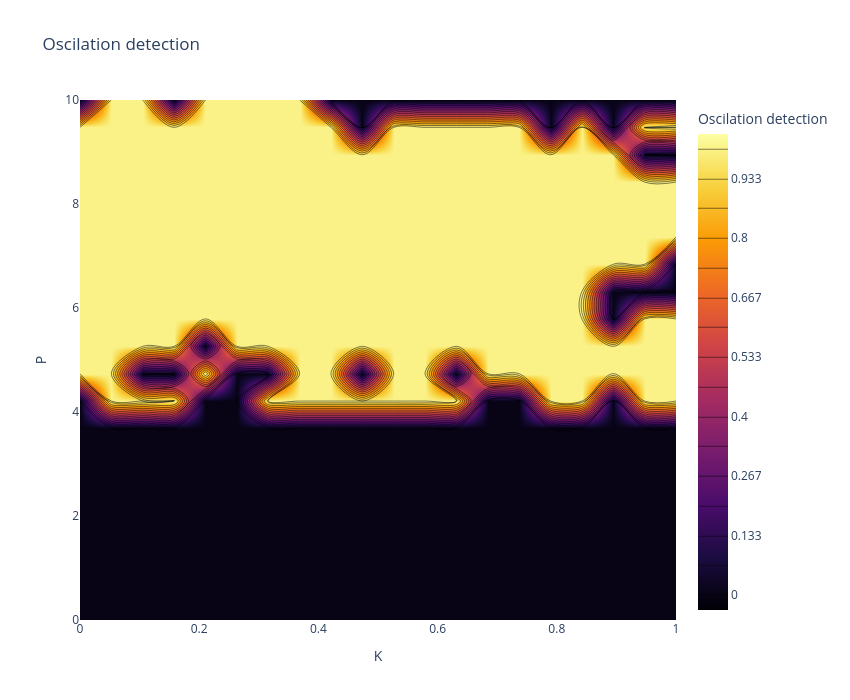
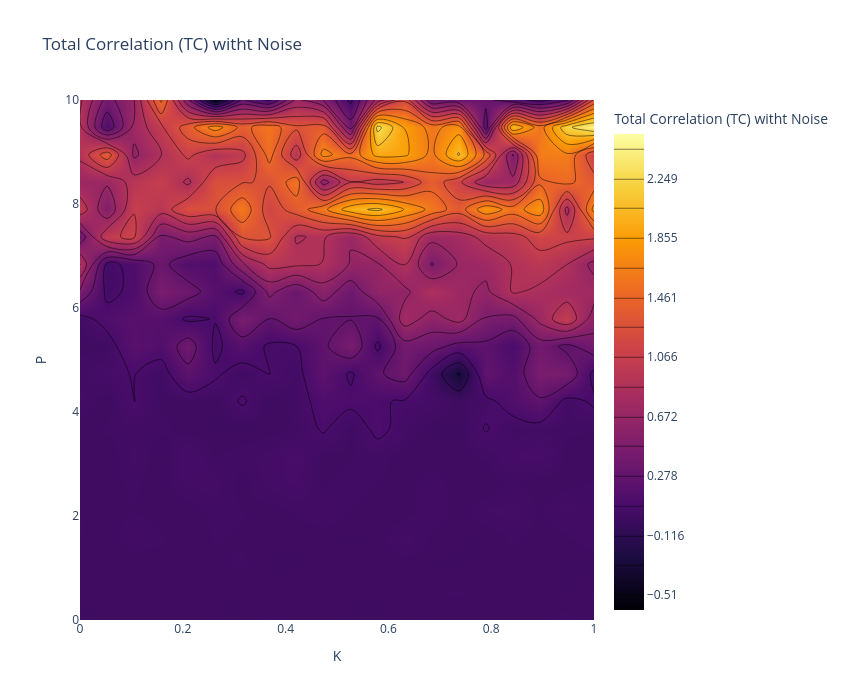
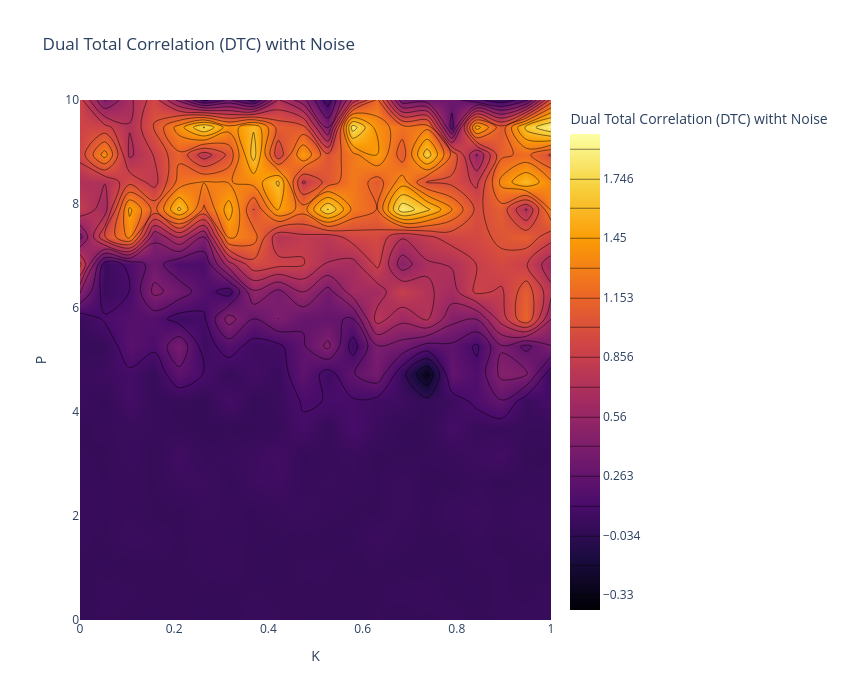
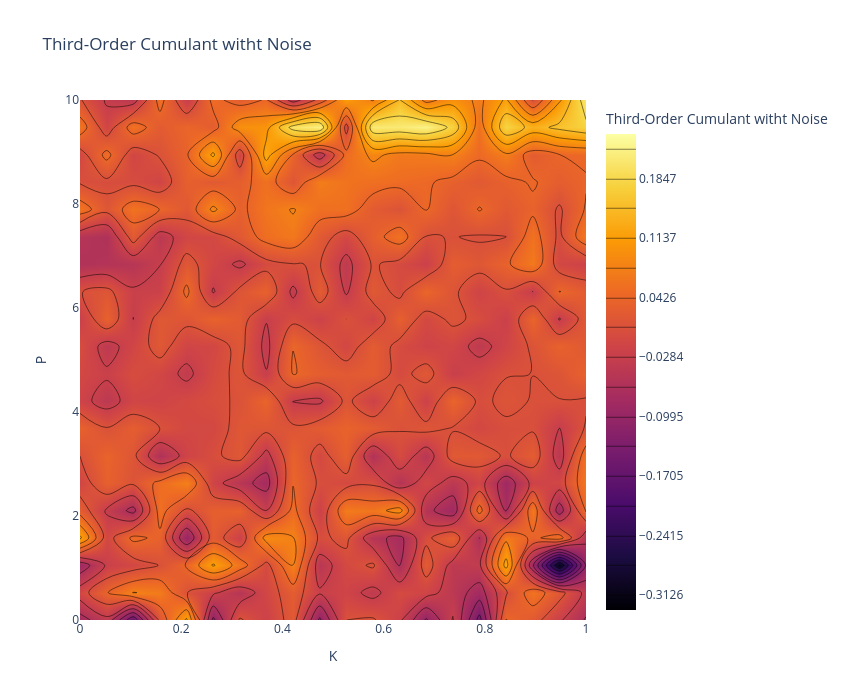

Notebook cell for these charts, in order:
### Markdown cell above
---
## **7. Oscillation Detection in $(P \times K$) Space** with noise
We perform a parameter sweep to detect oscillations in the $(P \times K$) space.

### Code cell
P_values = np.linspace(0.0, 10, 20)
K_values = np.linspace(0.0, 1.0, 20)
K3_values = np.linspace(0.0, 1.0, 20)
sigma_E = 0.03
T=20
start_idx = int(0.2 * len(t))


# Matrices to store metrics with noise
TC_map_noise = np.zeros((len(P_values), len(K_values)))
DTC_map_noise = np.zeros((len(P_values), len(K_values)))
Cumulant_map_noise = np.zeros((len(P_values), len(K_values)))
PowerCorr_map_noise = np.zeros((len(P_values), len(K_values)))
Entropy_map_noise = np.zeros((len(P_values), len(K_values)))  # Nueva métrica
Entropy_map_skew = np.zeros((len(P_values), len(K3_values)))  # Nueva métrica
Entropy_map_kurt = np.zeros((len(P_values), len(K3_values)))  # Nueva métrica



# Matrix to store oscillation detection with noise
oscillation_map_noise = np.zeros((len(P_values), len(K3_values)), dtype=int)
# mean_map = np.zeros((len(P_values), len(K_values), N_nodes))

#initial state
seed = 42
rng = np.random.default_rng(seed)
state0 = 0.1 * rng.standard_normal(2 * N_nodes)

for i, P_val in enumerate(P_values):
    for j, K3_val in enumerate(K3_values):
        # Simulation with noise using the existing function for higher-order interactions
        # t, states = simulate_wc_stochastic(state0, P_val, K3_val, M, T, dt, sigma_E=sigma_E, higher_order=True, T_ho=T_ho)
        P_vec = np.array([P_val, P_val, P_val])
        t, states = simulate_wc_stochastic_additive(state0, P_vec, K3_val, M, T, dt, sigma_E = sigma_E, higher_order=True, T_ho=T_ho)

        E_node = states[start_idx:, :N_nodes]
        I_node = states[start_idx:, N_nodes:]

        # Oscillation detection using the existing function
        is_lc1, _, _, _ = detect_limit_cycle_poincare(E_node[:, 0], I_node[:, 0], dt, threshold_ratio=0.05, period_cv_threshold=0.05)
        is_lc2, _, _, _ = detect_limit_cycle_poincare(E_node[:, 0], I_node[:, 0], dt, threshold_ratio=0.05, period_cv_threshold=0.05)
        is_lc3, _, _, _ = detect_limit_cycle_poincare(E_node[:, 0], I_node[:, 0], dt, threshold_ratio=0.05, period_cv_threshold=0.05)
        oscillation_map_noise[i, j]  = int((is_lc1==True) and (is_lc2==True) and (is_lc3==True))

        # quitar transiente (ej. mitad inicial)
        # cut = int(0.5 * len(t))
        # E_ss = E_node[cut:, :]
        # mean firing por nodo
        # mean_map[i, j, :] = np.mean(E_ss, axis=0)


        # Remove transient
        E = states[start_idx:, :N_nodes]

        # Data matrix for higher-order metrics
        X = E.copy()

        # Covariance matrix
        Sigma = np.cov(X.T)

        # Higher-order metrics using the existing functions
        TC_map_noise[i, j] = TC_gauss(Sigma)
        DTC_map_noise[i, j] = DTC_gauss(Sigma)
        skew, kurt = dev_gauss(X)  # Cálculo de la entropía
        Entropy_map_skew[i, j] = skew
        Entropy_map_kurt[i, j] = kurt
        #Entropy_map_noise[i, j] = dev_gauss(Sigma)  # Cálculo de la entropía
        if X.shape[1] == 3:
            Cumulant_map_noise[i, j] = cumulants(X)
            PowerCorr_map_noise[i, j] = powercorr(X)

    if (i + 1) % 5 == 0:
        print(f"Progress: {i+1}/{len(P_values)}")

# Visualization using the existing function
# plot_oscillation_map(oscillation_map_noise, P_values, K3_values, title="Oscillation Detection (P-K3) with Noise")

# Visualization using the existing functions

#cleaing the matrix
TC_clean = clean_rowwise_signed(TC_map_noise, n_std=2)
DTC_clean = clean_rowwise_signed(DTC_map_noise, n_std=2)
Cumulant_clean = clean_rowwise_signed(Cumulant_map_noise,n_std=2)
PowerCorr_clean = clean_rowwise_signed(PowerCorr_map_noise,n_std=2)
Skew_clean = clean_rowwise_signed(Entropy_map_skew,n_std=2)
Kurt_clean = clean_rowwise_signed(Entropy_map_kurt,n_std=2)

# visualization the matrix cleaned
plot_metrics_contour(oscillation_map_noise, P_values, K3_values, title="Oscilation detection")

plot_metrics_contour(TC_clean, P_values, K3_values, title="Total Correlation (TC) witht Noise")
plot_metrics_contour(DTC_clean, P_values, K3_values, title="Dual Total Correlation (DTC) witht Noise")
plot_metrics_contour(Cumulant_clean, P_values, K3_values, title="Third-Order Cumulant witht Noise")
plot_metrics_contour(PowerCorr_clean, P_values, K3_values, title="Triple Power Correlation witht Noise")
plot_metrics_contour(Skew_clean, P_values, K3_values, title="skew with Noise")
plot_metrics_contour(Kurt_clean, P_values, K3_values, title="Kurt with Noise")

### Figure 1 — Plotly figure (JSON) as saved in the notebook; plotly's stock layout.template omitted (floating-point values rounded to 4 significant figures; data arrays with more than 128 entries replaced by an {"elided": "..."} marker saying what was removed)
{"data": [{"colorbar": {"title": {"text": "Oscilation detection"}}, "colorscale": [[0, "#000004"], [0.1111, "#1b0c41"], [0.2222, "#4a0c6b"], [0.3333, "#781c6d"], [0.4444, "#a52c60"], [0.5556, "#cf4446"], [0.6667, "#ed6925"], [0.7778, "#fb9b06"], [0.8889, "#f7d13d"], [1, "#fcffa4"]], "contours": {"coloring": "heatmap", "end": 1, "showlines": true, "size": 0.06667, "start": 0}, "type": "contour", "x": [0.0, 0.05263, 0.1053, 0.1579, 0.2105, 0.2632, 0.3158, 0.3684, 0.4211, 0.4737, 0.5263, 0.5789, 0.6316, 0.6842, 0.7368, 0.7895, 0.8421, 0.8947, 0.9474, 1.0], "y": [0.0, 0.5263, 1.053, 1.579, 2.105, 2.632, 3.158, 3.684, 4.211, 4.737, 5.263, 5.789, 6.316, 6.842, 7.368, 7.895, 8.421, 8.947, 9.474, 10.0], "z": {"elided": "20x20 int values"}}], "layout": {"height": 700, "title": {"text": "Oscilation detection"}, "width": 850, "xaxis": {"title": {"text": "K"}}, "yaxis": {"title": {"text": "P"}}}}

### Figure 2 — Plotly figure (JSON) as saved in the notebook; plotly's stock layout.template omitted (floating-point values rounded to 4 significant figures; data arrays with more than 128 entries replaced by an {"elided": "..."} marker saying what was removed)
{"data": [{"colorbar": {"title": {"text": "Total Correlation (TC) witht Noise"}}, "colorscale": [[0, "#000004"], [0.1111, "#1b0c41"], [0.2222, "#4a0c6b"], [0.3333, "#781c6d"], [0.4444, "#a52c60"], [0.5556, "#cf4446"], [0.6667, "#ed6925"], [0.7778, "#fb9b06"], [0.8889, "#f7d13d"], [1, "#fcffa4"]], "contours": {"coloring": "heatmap", "end": 2.446, "showlines": true, "size": 0.1971, "start": -0.5104}, "type": "contour", "x": [0.0, 0.05263, 0.1053, 0.1579, 0.2105, 0.2632, 0.3158, 0.3684, 0.4211, 0.4737, 0.5263, 0.5789, 0.6316, 0.6842, 0.7368, 0.7895, 0.8421, 0.8947, 0.9474, 1.0], "y": [0.0, 0.5263, 1.053, 1.579, 2.105, 2.632, 3.158, 3.684, 4.211, 4.737, 5.263, 5.789, 6.316, 6.842, 7.368, 7.895, 8.421, 8.947, 9.474, 10.0], "z": {"elided": "20x20 float values"}}], "layout": {"height": 700, "title": {"text": "Total Correlation (TC) witht Noise"}, "width": 850, "xaxis": {"title": {"text": "K"}}, "yaxis": {"title": {"text": "P"}}}}

### Figure 3 — Plotly figure (JSON) as saved in the notebook; plotly's stock layout.template omitted (floating-point values rounded to 4 significant figures; data arrays with more than 128 entries replaced by an {"elided": "..."} marker saying what was removed)
{"data": [{"colorbar": {"title": {"text": "Dual Total Correlation (DTC) witht Noise"}}, "colorscale": [[0, "#000004"], [0.1111, "#1b0c41"], [0.2222, "#4a0c6b"], [0.3333, "#781c6d"], [0.4444, "#a52c60"], [0.5556, "#cf4446"], [0.6667, "#ed6925"], [0.7778, "#fb9b06"], [0.8889, "#f7d13d"], [1, "#fcffa4"]], "contours": {"coloring": "heatmap", "end": 1.895, "showlines": true, "size": 0.1483, "start": -0.3304}, "type": "contour", "x": [0.0, 0.05263, 0.1053, 0.1579, 0.2105, 0.2632, 0.3158, 0.3684, 0.4211, 0.4737, 0.5263, 0.5789, 0.6316, 0.6842, 0.7368, 0.7895, 0.8421, 0.8947, 0.9474, 1.0], "y": [0.0, 0.5263, 1.053, 1.579, 2.105, 2.632, 3.158, 3.684, 4.211, 4.737, 5.263, 5.789, 6.316, 6.842, 7.368, 7.895, 8.421, 8.947, 9.474, 10.0], "z": {"elided": "20x20 float values"}}], "layout": {"height": 700, "title": {"text": "Dual Total Correlation (DTC) witht Noise"}, "width": 850, "xaxis": {"title": {"text": "K"}}, "yaxis": {"title": {"text": "P"}}}}

### Figure 4 — Plotly figure (JSON) as saved in the notebook; plotly's stock layout.template omitted (floating-point values rounded to 4 significant figures; data arrays with more than 128 entries replaced by an {"elided": "..."} marker saying what was removed)
{"data": [{"colorbar": {"title": {"text": "Third-Order Cumulant witht Noise"}}, "colorscale": [[0, "#000004"], [0.1111, "#1b0c41"], [0.2222, "#4a0c6b"], [0.3333, "#781c6d"], [0.4444, "#a52c60"], [0.5556, "#cf4446"], [0.6667, "#ed6925"], [0.7778, "#fb9b06"], [0.8889, "#f7d13d"], [1, "#fcffa4"]], "contours": {"coloring": "heatmap", "end": 0.2202, "showlines": true, "size": 0.03552, "start": -0.3126}, "type": "contour", "x": [0.0, 0.05263, 0.1053, 0.1579, 0.2105, 0.2632, 0.3158, 0.3684, 0.4211, 0.4737, 0.5263, 0.5789, 0.6316, 0.6842, 0.7368, 0.7895, 0.8421, 0.8947, 0.9474, 1.0], "y": [0.0, 0.5263, 1.053, 1.579, 2.105, 2.632, 3.158, 3.684, 4.211, 4.737, 5.263, 5.789, 6.316, 6.842, 7.368, 7.895, 8.421, 8.947, 9.474, 10.0], "z": {"elided": "20x20 float values"}}], "layout": {"height": 700, "title": {"text": "Third-Order Cumulant witht Noise"}, "width": 850, "xaxis": {"title": {"text": "K"}}, "yaxis": {"title": {"text": "P"}}}}
